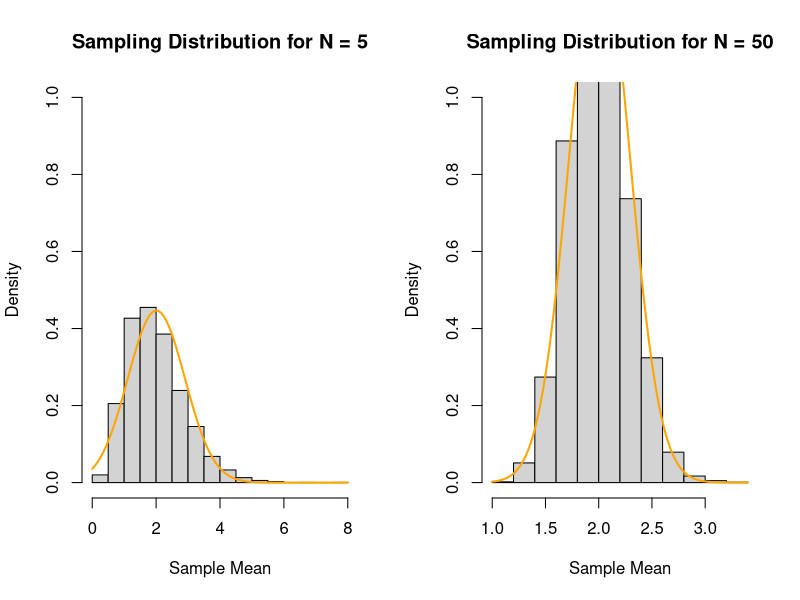

This chart was generated by the following R code:
## ---- chunk 1
popSize <- 100000
df <- 2
population <- rchisq(n = popSize, df = df)
## ---- chunk 2
popSize <- 100000
df <- 2
population <- rchisq(n = popSize, df = df)
sample5 <- 5
sample50 <- 50

means5 <- replicate(5000, {
  sample_n5 <- sample(population, 5)
  mean(sample_n5)
})
means50 <- replicate(5000, {
  sample_n50 <- sample(population, 50)
  mean(sample_n50)
})
## ---- chunk 3

set.seed(123)
pop_mean <- mean(population) 
pop_sd <- sd(population)

par(mfrow = c(1,2))
hist(means5, 
     main = "Sampling Distribution for N = 5",
     xlab = "Sample Mean",
     freq = FALSE,
     ylim = c(0,1)
     )
curve(dnorm(x, mean = pop_mean, sd = pop_sd/sqrt(5)),
      col = "Orange",
      lwd = 2,
      add = TRUE
      )
hist(means50,
  main = "Sampling Distribution for N = 50",
  xlab = "Sample Mean",
  freq = FALSE,
  ylim = c(0, 1)
)

curve(dnorm(x, mean = pop_mean, sd = pop_sd / sqrt(50)),
  col = "Orange",
  lwd = 2,
  add = TRUE
)

par(mfrow = c(1, 1))

## ---- chunk 4
# The sampling distribution for n = 5 is skewed to the right like the original 
#population, but the sampling distribution for n = 50 is more symmetric 
#and bell shaped, which is closely approximating the blue normal curve.

#This demonstrates the CLT - As the sample size of n increases, the sampling 
#distribution of the sample mean approaches a normal distribution regardless
#of the shape of the original population distribution.

## ---- chunk 5
#H₀: The study session has no effect on the mean quiz score.
#Hₐ: The study session improves the mean quiz score.


## ---- chunk 6
before <- c(72, 68, 75, 70, 69, 71, 74, 73, 67, 70, 68, 72)
after <- c(78, 74, 80, 75, 73, 76, 78, 79, 72, 74, 73, 76)
t_result_paired <- t.test(after, before, paired = TRUE, alternative = "greater")
print(t_result_paired)
## ---- chunk 7
#The p-value is extremely small, much more smaller than the significance level 
#of ⍺ = 0.05. Thus we can reject the null hypothesis and conclude that there is 
#statistically significant evidence to believe that the study session 
#effectively improves student scores.

## ---- chunk 8
#H₀: p = 0.5
#Hₐ: p ≠ 0.5

## ---- chunk 9
prop_result <- prop.test(x = 58, n = 120, p = 0.5,
                         alternative = "greater", 
                         correct = FALSE)
print(prop_result)


## ---- chunk 10
#The p-value of 0.64 is greater than the significance level of ⍺ = 0.05, thus we can
#fail to reject the null hypothesis. There isn't any statistical evidence
#to conclude that more than half of the campus population supports the policy.

## ---- chunk 11
prop_ci_result <- prop.test(x = 58, n = 120, correct = FALSE)
print(prop_ci_result$conf.int)
#The interval contains the null hypothesis of 0.5, this supports our previous 
#conclusion because 0.5 is a valid value within the interval, so we cannot reject 
#the NULL.

## ---- chunk 12
candyCount <- c(Red = 52, Blue = 34, Green = 42, Yellow = 38, Orange = 34)
print(candyCount)
## ---- chunk 13
#H₀: The color proportions are equal,
#Hₐ: At least one color proportion isnt 0.2
## ---- chunk 14
GOF_result <- chisq.test(x = candyCount, 
                         p = c(0.2, 0.2, 0.2, 0.2, 0.2))
print(GOF_result)


## ---- chunk 15
#The p-value of 0.2311 is greater than 0.05, thus we can fail to reject the
#NULL hypothesis. There isn't any significant evidence to suggest that the candy
#manufacturer's claims of equal color proportion is false.

## ---- chunk 16
dessertData <- matrix(
  c(28, 52, 18, 62, 34, 46),
  nrow = 3,
  byrow = TRUE,
  dimname = list(
    Time = c("Lunch", "Afternoon", "Dinner"),
    Order = c("Dessert", "No Dessert")
  )
)
dessertData


## ---- chunk 17
#H₀: The time of day and dessert orders are independent and there isnt any association
#Hₐ: Time of day and dessert order aren't independent.

## ---- chunk 18
independent_result <- chisq.test(dessertData)
print(independent_result)


## ---- chunk 19
independent_result$expected

## ---- chunk 20
#The p-value of 0.025 is less than the significance level of 0.05, thus
#we can reject the null hypothesis and there isn't a statistically significant
#association between the time of day and whether or not a customer orders desserts.

